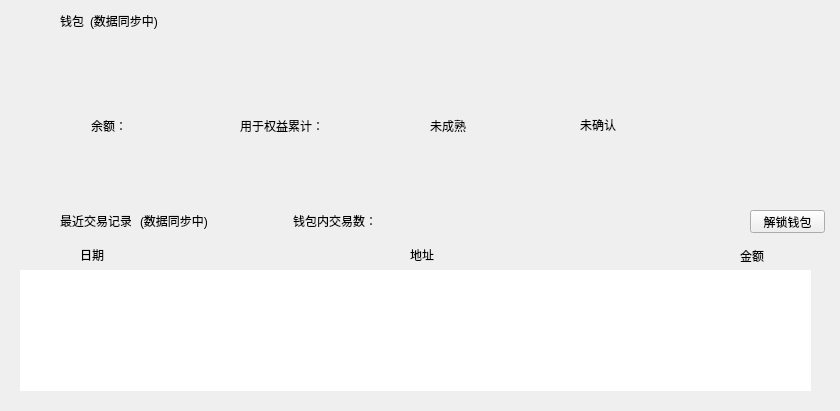
<?xml version="1.0" encoding="UTF-8"?>
<ui version="4.0">
 <class>OverviewPage</class>
 <widget class="QWidget" name="OverviewPage">
  <property name="geometry">
   <rect>
    <x>0</x>
    <y>0</y>
    <width>840</width>
    <height>411</height>
   </rect>
  </property>
  <property name="windowTitle">
   <string>Form</string>
  </property>
  <widget class="QWidget" name="ov_topwidget" native="true">
   <property name="geometry">
    <rect>
     <x>0</x>
     <y>0</y>
     <width>840</width>
     <height>40</height>
    </rect>
   </property>
   <widget class="QLabel" name="ov_label_pic1">
    <property name="geometry">
     <rect>
      <x>10</x>
      <y>10</y>
      <width>41</width>
      <height>21</height>
     </rect>
    </property>
    <property name="text">
     <string/>
    </property>
   </widget>
   <widget class="QLabel" name="ov_label_2">
    <property name="geometry">
     <rect>
      <x>60</x>
      <y>10</y>
      <width>31</width>
      <height>21</height>
     </rect>
    </property>
    <property name="text">
     <string>钱包</string>
    </property>
   </widget>
   <widget class="QLabel" name="labelWalletStatus">
    <property name="geometry">
     <rect>
      <x>90</x>
      <y>10</y>
      <width>81</width>
      <height>21</height>
     </rect>
    </property>
    <property name="text">
     <string>(数据同步中)</string>
    </property>
   </widget>
  </widget>
  <widget class="QWidget" name="infowidget" native="true">
   <property name="geometry">
    <rect>
     <x>0</x>
     <y>40</y>
     <width>840</width>
     <height>140</height>
    </rect>
   </property>
   <widget class="QWidget" name="infowidget_2" native="true">
    <property name="geometry">
     <rect>
      <x>70</x>
      <y>50</y>
      <width>701</width>
      <height>70</height>
     </rect>
    </property>
    <widget class="QLabel" name="labelBalance">
     <property name="geometry">
      <rect>
       <x>58</x>
       <y>25</y>
       <width>100</width>
       <height>21</height>
      </rect>
     </property>
     <property name="text">
      <string/>
     </property>
    </widget>
    <widget class="QLabel" name="ov_label_3">
     <property name="geometry">
      <rect>
       <x>21</x>
       <y>25</y>
       <width>31</width>
       <height>21</height>
      </rect>
     </property>
     <property name="text">
      <string>余额：</string>
     </property>
    </widget>
    <widget class="QLabel" name="labelStake">
     <property name="geometry">
      <rect>
       <x>253</x>
       <y>25</y>
       <width>100</width>
       <height>21</height>
      </rect>
     </property>
     <property name="text">
      <string/>
     </property>
    </widget>
    <widget class="QLabel" name="ov_label_4">
     <property name="geometry">
      <rect>
       <x>170</x>
       <y>25</y>
       <width>81</width>
       <height>21</height>
      </rect>
     </property>
     <property name="text">
      <string>用于权益累计：</string>
     </property>
    </widget>
    <widget class="QLabel" name="labelImmature">
     <property name="geometry">
      <rect>
       <x>410</x>
       <y>25</y>
       <width>100</width>
       <height>21</height>
      </rect>
     </property>
     <property name="text">
      <string/>
     </property>
    </widget>
    <widget class="QLabel" name="labelImmatureText">
     <property name="geometry">
      <rect>
       <x>360</x>
       <y>25</y>
       <width>41</width>
       <height>21</height>
      </rect>
     </property>
     <property name="text">
      <string>未成熟：</string>
     </property>
    </widget>
    <widget class="QLabel" name="labelUnconfirmed">
     <property name="geometry">
      <rect>
       <x>560</x>
       <y>25</y>
       <width>91</width>
       <height>21</height>
      </rect>
     </property>
     <property name="text">
      <string/>
     </property>
    </widget>
    <widget class="QLabel" name="ov_label_5">
     <property name="geometry">
      <rect>
       <x>510</x>
       <y>25</y>
       <width>41</width>
       <height>20</height>
      </rect>
     </property>
     <property name="text">
      <string>未确认：</string>
     </property>
    </widget>
   </widget>
  </widget>
  <widget class="QWidget" name="ov_topwidget_2" native="true">
   <property name="geometry">
    <rect>
     <x>0</x>
     <y>200</y>
     <width>840</width>
     <height>40</height>
    </rect>
   </property>
   <widget class="QLabel" name="ov_label_7">
    <property name="geometry">
     <rect>
      <x>10</x>
      <y>10</y>
      <width>41</width>
      <height>21</height>
     </rect>
    </property>
    <property name="text">
     <string/>
    </property>
   </widget>
   <widget class="QLabel" name="ov_label_8">
    <property name="geometry">
     <rect>
      <x>60</x>
      <y>10</y>
      <width>71</width>
      <height>21</height>
     </rect>
    </property>
    <property name="text">
     <string>最近交易记录</string>
    </property>
   </widget>
   <widget class="QLabel" name="labelTransactionsStatus">
    <property name="geometry">
     <rect>
      <x>140</x>
      <y>10</y>
      <width>81</width>
      <height>21</height>
     </rect>
    </property>
    <property name="text">
     <string>(数据同步中)</string>
    </property>
   </widget>
   <widget class="QPushButton" name="unlockWalletButton">
    <property name="geometry">
     <rect>
      <x>750</x>
      <y>10</y>
      <width>75</width>
      <height>23</height>
     </rect>
    </property>
    <property name="text">
     <string>解锁钱包</string>
    </property>
   </widget>
   <widget class="QLabel" name="labelNumTransactions">
    <property name="geometry">
     <rect>
      <x>390</x>
      <y>10</y>
      <width>71</width>
      <height>21</height>
     </rect>
    </property>
    <property name="text">
     <string/>
    </property>
   </widget>
   <widget class="QLabel" name="ov_label_6">
    <property name="geometry">
     <rect>
      <x>293</x>
      <y>10</y>
      <width>80</width>
      <height>21</height>
     </rect>
    </property>
    <property name="text">
     <string>钱包内交易数：</string>
    </property>
   </widget>
  </widget>
  <widget class="QWidget" name="spacewidget" native="true">
   <property name="geometry">
    <rect>
     <x>0</x>
     <y>180</y>
     <width>840</width>
     <height>20</height>
    </rect>
   </property>
  </widget>
  <widget class="QWidget" name="bottomwidget" native="true">
   <property name="geometry">
    <rect>
     <x>0</x>
     <y>240</y>
     <width>840</width>
     <height>171</height>
    </rect>
   </property>
   <widget class="QListView" name="listTransactions">
    <property name="geometry">
     <rect>
      <x>20</x>
      <y>30</y>
      <width>791</width>
      <height>121</height>
     </rect>
    </property>
    <property name="frameShape">
     <enum>QFrame::NoFrame</enum>
    </property>
   </widget>
   <widget class="QLabel" name="label_time">
    <property name="geometry">
     <rect>
      <x>80</x>
      <y>5</y>
      <width>54</width>
      <height>20</height>
     </rect>
    </property>
    <property name="text">
     <string>日期</string>
    </property>
   </widget>
   <widget class="QLabel" name="label_addr">
    <property name="geometry">
     <rect>
      <x>410</x>
      <y>5</y>
      <width>54</width>
      <height>20</height>
     </rect>
    </property>
    <property name="text">
     <string>地址</string>
    </property>
   </widget>
   <widget class="QLabel" name="label_amount">
    <property name="geometry">
     <rect>
      <x>740</x>
      <y>6</y>
      <width>54</width>
      <height>20</height>
     </rect>
    </property>
    <property name="text">
     <string>金额</string>
    </property>
   </widget>
  </widget>
 </widget>
 <resources/>
 <connections/>
</ui>
